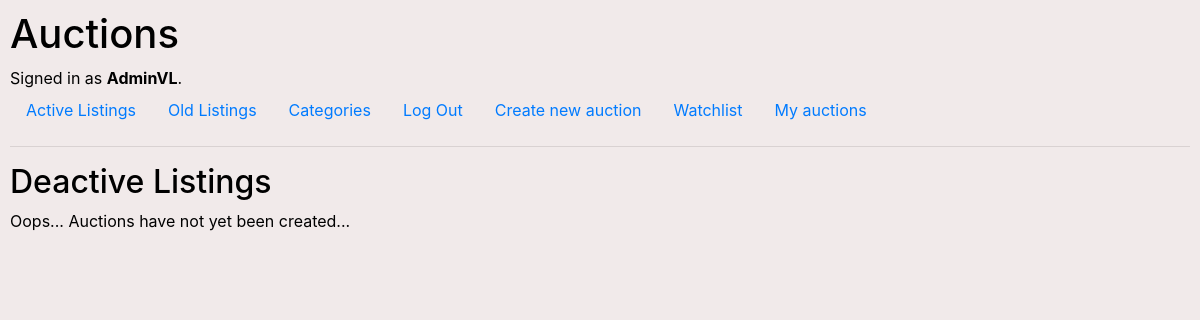
The page /deactive (signed in) on the database as committed earlier.
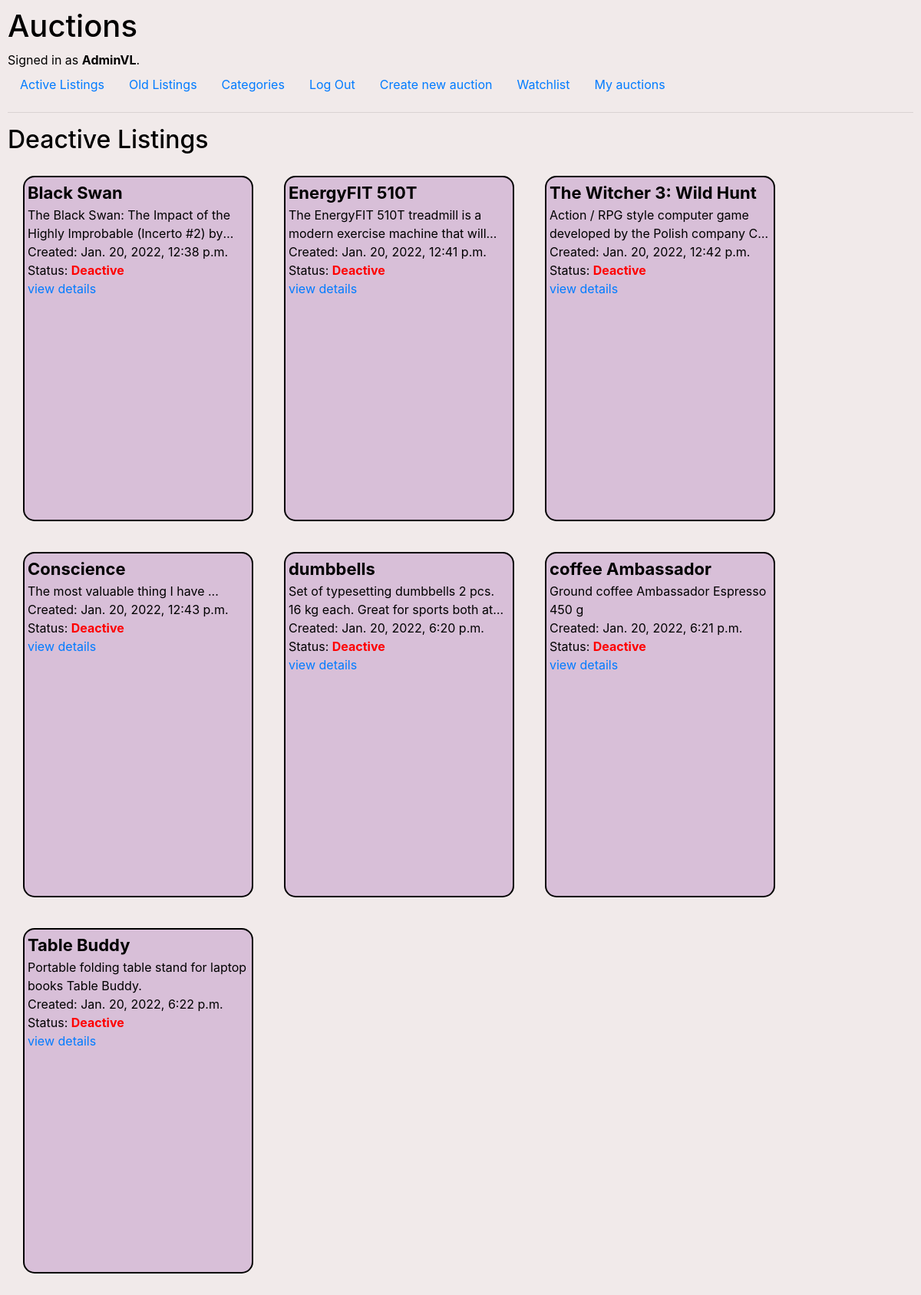
The same page on the database as committed later.
### auctions/models.py (models this page shows, shortened)
class Auction(models.Model):
    id = models.AutoField(primary_key=True)
    category_choices = (
        ("sports", "sports"),
        ("books", "books"),
        ("other", "other"),
        ("games", "games")
    )
    name = models.CharField(max_length=128)
    category = models.CharField(max_length=15, choices=category_choices, default="other")
    price = models.DecimalField(decimal_places=2, max_digits=10)
    about = models.TextField()
    created_date = models.DateTimeField(default=datetime.datetime.now)
    author = models.ForeignKey(User, on_delete=models.CASCADE)  #settings.AUTH_USER_MODEL
    status = models.BooleanField(default=True)
    title_image = models.CharField(max_length=200, blank=True)
    image = models.ImageField(upload_to='images/', blank=True)

### auctions/views.py (the view)
# urls.py: path("deactive", views.deactive_auctions, name="deactive"),
def deactive_auctions(request):
    auctions = Auction.objects.filter(status=False)
    return render(request, "auctions/deactive.html", {
      "auctions":auctions
    })

### auctions/templates/auctions/deactive.html (shortened to what this page needs)
{% extends "auctions/layout.html" %}
{% block body %}
<h2>Deactive Listings</h2>
    <div class="con_group">
{% if user.is_authenticated %}
    {% if auctions %}
        {% for auction in auctions %}
        <div class="container">
            <div class="name">{{ auction.name }}</div>
            <div class="container_about">{{ auction.about }}</div>
            <div>Created: {{ auction.created_date }}</div>
            <div>Status: {% if auction.status %}
                <a href="{% url 'index' %}" class="active"> Active</a>
                {% else %}
                <a href="{% url 'deactive' %}" class="deactive"> Deactive</a>
                {% endif %}
            </div>
            <a href="{% url 'auction' auction.id %}">view details</a>
        </div>
        {% endfor %}
    {% else %}
        Oops... Auctions have not yet been created...
    {% endif %}
    </div>
{% else %}
You must be logged in!
{% endif %}
{% endblock %}

Rows that differ between the two databases and show on the page:
added Auction: name "Black Swan", about "The Black Swan: The Impact of the Highly Improbable (Incerto #2)…", created_date "Jan. 20, 2022, 12:38 p.m.", status "Deactive"
added Auction: name "EnergyFIT 510T", about "The EnergyFIT 510T treadmill is a modern exercise machine that…", created_date "Jan. 20, 2022, 12:41 p.m.", status "Deactive"
added Auction: name "The Witcher 3: Wild Hunt", about "Action / RPG style computer game developed by the Polish company…", created_date "Jan. 20, 2022, 12:42 p.m.", status "Deactive"
added Auction: name "Сonscience", about "The most valuable thing I have ...", created_date "Jan. 20, 2022, 12:43 p.m.", status "Deactive"
added Auction: name "dumbbells", about "Set of typesetting dumbbells 2 pcs. 16 kg each. Great for sports both…", created_date "Jan. 20, 2022, 6:20 p.m.", status "Deactive"
added Auction: name "coffee Ambassador", about "Ground coffee Ambassador Espresso 450 g", created_date "Jan. 20, 2022, 6:21 p.m.", status "Deactive"
added Auction: name "Table Buddy", about "Portable folding table stand for laptop books Table Buddy.", created_date "Jan. 20, 2022, 6:22 p.m.", status "Deactive"
Other text that changed with them:
text no longer shown: "Oops... Auctions have not yet been created..."
